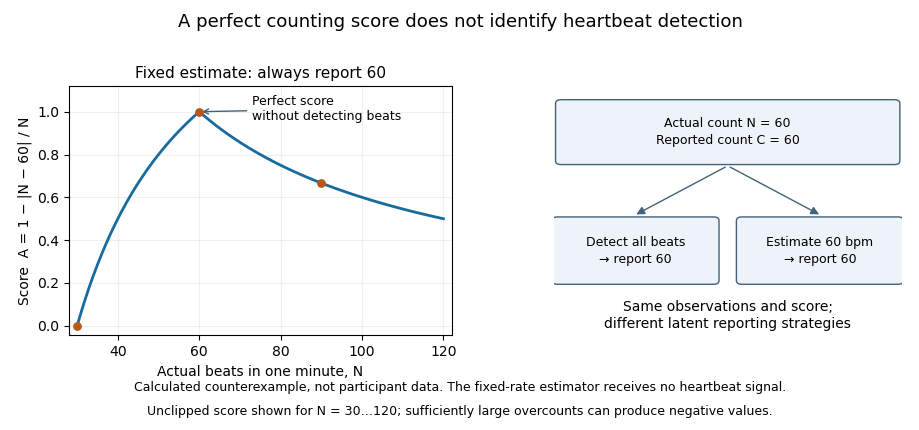

Write Python code to recreate this figure.
"""Original counterexample to interpreting a heartbeat-counting score as detection.

Python 3.14.4 / NumPy 2.3.5 / Matplotlib 3.10.7, existing pyproject dependencies.
All values are calculated examples, not measurements from people.
Writes its same-basename white opaque PNG into the current working directory.
"""
from pathlib import Path
import numpy as np
import matplotlib
matplotlib.use('Agg')
import matplotlib.pyplot as plt
from matplotlib.patches import FancyBboxPatch, FancyArrowPatch

def score(recorded,reported):
 recorded=np.asarray(recorded,dtype=float)
 assert np.all(recorded>0)
 return 1-np.abs(recorded-reported)/recorded
assert score(60,60)==1
assert np.isclose(score(90,60),2/3)
assert score(30,60)==0
assert score(20,60)==-1 # No unasserted clipping to [0,1].
actual=np.arange(30,121);reported=60;scores=score(actual,reported)
plt.rcParams.update({'font.family':'DejaVu Sans','font.size':10})
fig,(ax,b)=plt.subplots(1,2,figsize=(9.2,4.3),dpi=100,facecolor='white',gridspec_kw={'width_ratios':[1.1,1]})
fig.subplots_adjust(left=.075,right=.98,bottom=.22,top=.80,wspace=.28)
ax.plot(actual,scores,lw=2,color='#176b9e');ax.scatter([30,60,90],[0,1,2/3],color='#b95816',s=28,zorder=4)
ax.set(xlim=(28,122),ylim=(-.045,1.12),xlabel='Actual beats in one minute, N',ylabel='Score  A = 1 − |N − 60| / N')
ax.grid(alpha=.18);ax.annotate('Perfect score\nwithout detecting beats',xy=(60,1),xytext=(73,.96),fontsize=9,arrowprops={'arrowstyle':'->','color':'#42627a'})
ax.set_title('Fixed estimate: always report 60',fontsize=11)
b.axis('off');b.set(xlim=(0,1),ylim=(0,1))
def box(x,y,w,h,text):
 b.add_patch(FancyBboxPatch((x,y),w,h,boxstyle='round,pad=.015',facecolor='#edf3f8',edgecolor='#42627a'))
 b.text(x+w/2,y+h/2,text,ha='center',va='center',fontsize=9,linespacing=1.4)
box(.02,.70,.96,.23,'Actual count N = 60\nReported count C = 60')
box(.01,.22,.45,.24,'Detect all beats\n→ report 60')
box(.54,.22,.45,.24,'Estimate 60 bpm\n→ report 60')
for end in [(.23,.48),(.77,.48)]:b.add_patch(FancyArrowPatch((.5,.68),end,arrowstyle='-|>',mutation_scale=12,color='#42627a'))
b.text(.5,.08,'Same observations and score;\ndifferent latent reporting strategies',ha='center',va='center',fontsize=10)
fig.suptitle('A perfect counting score does not identify heartbeat detection',fontsize=13,y=.97)
fig.text(.5,.09,'Calculated counterexample, not participant data. The fixed-rate estimator receives no heartbeat signal.',ha='center',fontsize=9)
fig.text(.5,.035,'Unclipped score shown for N = 30…120; sufficiently large overcounts can produce negative values.',ha='center',fontsize=9)
fig.savefig(Path.cwd()/(Path(__file__).stem+'.png'),facecolor='white',transparent=False,dpi=100,metadata={'Software':'Matplotlib','Description':'Original calculated heartbeat-counting identifiability counterexample'})
plt.close(fig)
